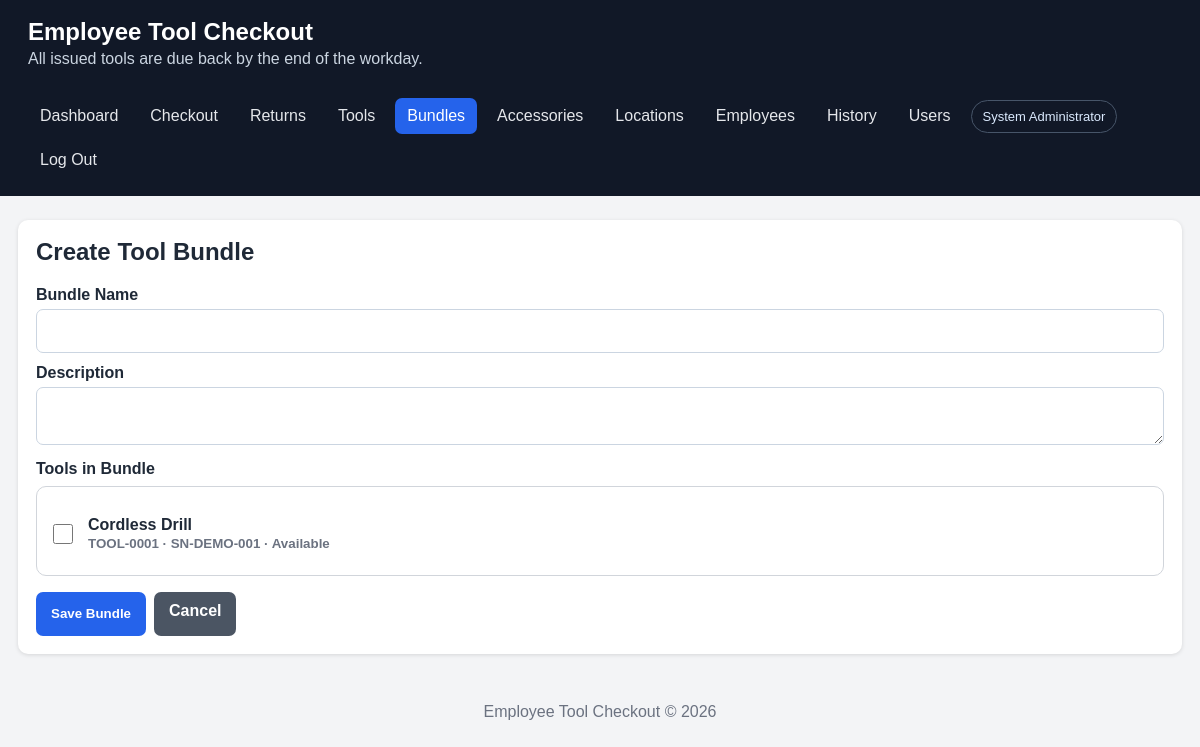
/bundle_form.php (signed in), run on the app's committed database.
### tables this page shows
CREATE TABLE IF NOT EXISTS tools (
    id INT UNSIGNED AUTO_INCREMENT PRIMARY KEY,
    tool_name VARCHAR(160) NOT NULL,
    category VARCHAR(100) NULL,
    manufacturer VARCHAR(100) NULL,
    model_number VARCHAR(100) NULL,
    serial_number VARCHAR(150) NOT NULL,
    internal_id VARCHAR(100) NOT NULL,
    location_id INT UNSIGNED NULL,
    tool_location VARCHAR(190) NOT NULL,
    status ENUM('available','checked_out','maintenance','retired') NOT NULL DEFAULT 'available',
    notes TEXT NULL,
    created_at DATETIME NOT NULL DEFAULT CURRENT_TIMESTAMP,
    UNIQUE KEY uq_tool_serial (serial_number), UNIQUE KEY uq_tool_internal (internal_id),
    CONSTRAINT fk_tool_location FOREIGN KEY (location_id) REFERENCES tool_locations(id) ON DELETE SET NULL
);

### includes/functions.php (called while the page is built, shortened)
<?php
function e(?string $value): string
{
    return htmlspecialchars($value ?? '', ENT_QUOTES, 'UTF-8');
}
function tool_status_label(string $status): string
{
    return match ($status) {
        'available' => 'Available',
        'checked_out' => 'Checked Out',
        'maintenance' => 'Maintenance',
        'retired' => 'Retired',
        default => ucfirst(str_replace('_', ' ', $status)),
    };
}

### bundle_form.php (the view, shortened to what this page needs)
<?php
require __DIR__.'/includes/header.php';$pdo=db();$id=(int)($_GET['id']??$_POST['id']??0);
$bundle=null;$selected=[];if($id){$s=$pdo->prepare('SELECT * FROM bundles WHERE id=?');$s->execute([$id]);$bundle=$s->fetch();$s=$pdo->prepare('SELECT tool_id FROM bundle_tools WHERE bundle_id=?');$s->execute([$id]);$selected=array_map('intval',$s->fetchAll(PDO::FETCH_COLUMN));}$tools=$pdo->query("SELECT * FROM tools WHERE status<>'retired' ORDER BY category,tool_name,internal_id")->fetchAll();
?><div class="card"><h2><?=$bundle?'Edit':'Create'?> Tool Bundle</h2><form method="post"><?php if($bundle):?><input type="hidden" name="id" value="<?=$id?>"><?php endif;?><label>Bundle Name</label><input name="bundle_name" required value="<?=e($bundle['bundle_name']??'')?>"><label>Description</label><textarea name="description"><?=e($bundle['description']??'')?></textarea><label>Tools in Bundle</label><div class="selection-list"><?php foreach($tools as $t):?><label class="select-item"><input type="checkbox" name="tool_ids[]" value="<?=(int)$t['id']?>" <?=in_array((int)$t['id'],$selected,true)?'checked':''?>><span><strong><?=e($t['tool_name'])?></strong><br><small><?=e($t['internal_id'])?> · <?=e($t['serial_number'])?> · <?=e(tool_status_label($t['status']))?></small></span></label><?php endforeach;?></div><?php if($bundle):?><label><input type="checkbox" name="active" <?=$bundle['active']?'checked':''?>> Active</label><?php endif;?><div class="actions"><button>Save Bundle</button><a class="button secondary" href="bundles.php">Cancel</a></div></form></div><?php require __DIR__.'/includes/footer.php';?>

### assets/style.css (style rules this page uses)
:root { font-family: Arial, sans-serif; color: #1f2937; background: #f3f4f6; }
* { box-sizing: border-box; }
body { margin: 0; }
.card { background: white; border-radius: 10px; padding: 18px; box-shadow: 0 1px 4px rgba(0,0,0,.12); }
.card h2, .card h3 { margin-top: 0; }
label { display: block; font-weight: 700; margin: 11px 0 5px; }
input, select, textarea { width: 100%; padding: 10px; border: 1px solid #cbd5e1; border-radius: 7px; font: inherit; }
textarea { min-height: 85px; resize: vertical; }
button, .button { display: inline-block; background: #2563eb; color: white; border: 0; border-radius: 7px; padding: 10px 15px; cursor: pointer; text-decoration: none; font-weight: 700; }
.button.secondary { background: #4b5563; }
.actions { display: flex; gap: 8px; flex-wrap: wrap; margin-top: 14px; }
body { padding-bottom: env(safe-area-inset-bottom); }
button, .button, input, select, textarea { min-height: 44px; }
.selection-list { border:1px solid #d1d5db;border-radius:10px;max-height:330px;overflow:auto;margin:8px 0 16px;background:#fff }
.select-item { display:flex;align-items:center;gap:12px;padding:11px 12px;border-bottom:1px solid #e5e7eb }
.select-item:last-child { border-bottom:0 }
.select-item input[type=checkbox] { width:20px;height:20px;flex:0 0 auto }
.select-item small { color:#6b7280 }

### data on the page
tools: tool_name "Cordless Drill", internal "TOOL-0001", serial_number "SN-DEMO-001", status "Available"

### other printed values
APP_NAME "Employee Tool Checkout"
current_user()['full_name'] "System Administrator"
